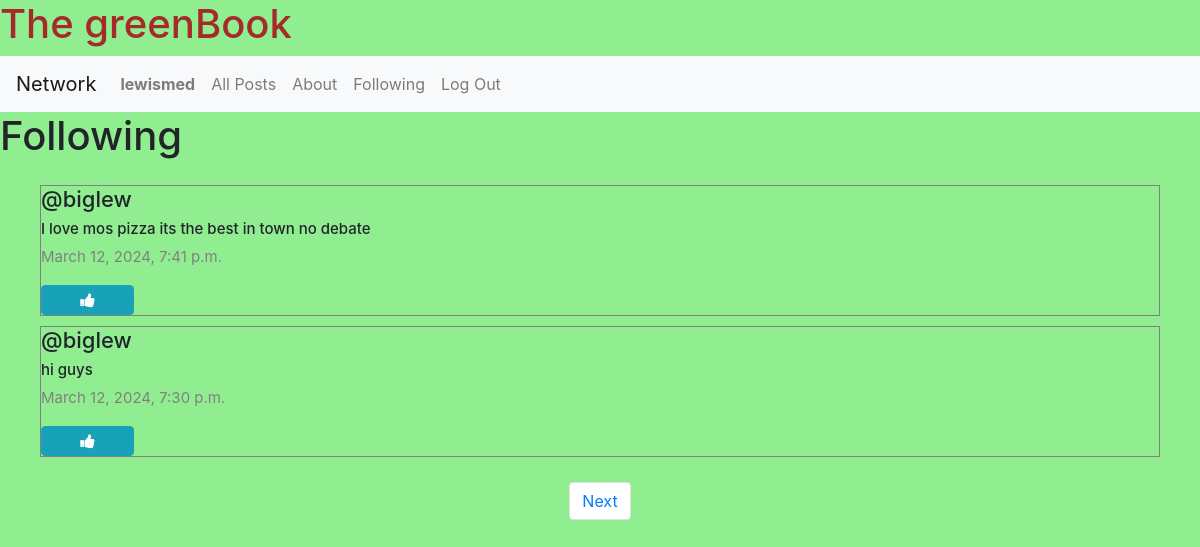
The page /following (signed in) on the database its author committed.
### network/models.py (models this page shows, shortened)
class User(AbstractUser):
    pass

class Post(models.Model):
    content=models.CharField(max_length=140)
    user=models.ForeignKey(User,on_delete=models.CASCADE,related_name="author")
    imageUrl=models.CharField(max_length=1000,null=True)
    date=models.DateTimeField(auto_now_add=True)
    comment=models.CharField(max_length=140, default="feedback")

### network/views.py (the view)
# urls.py: path('following',views.following,name='following'),
def following(request):
    currentUser=User.objects.get(pk=request.user.id)
    following_people=Follow.objects.filter(user=currentUser)
    allPosts=Post.objects.all().order_by("id").reverse()
    followingPosts=[]
    for posts in allPosts:
        for person in following_people:
            if person.user_follower==posts.user:
                followingPosts.append(posts)
    paginator=Paginator(followingPosts,2)
    page_number= request.GET.get('page')
    posts_of_the_page=paginator.get_page(page_number)
    return render(request, "network/following.html",{
        "posts_of_the_page":posts_of_the_page
    })

### network/templates/network/following.html (shortened to what this page needs)
{% extends "network/layout.html" %}
{% block body %}
<h1>Following</h1>
<div class="all-posts" >
    {% for post in posts_of_the_page %}
  <div class="post" style="margin: 5px 20px; border:0.1px solid gray; display: flex;
    justify-content: center;
    flex-direction:column;
    box-sizing: border-box;">
        <h5 class="username">@{{ post.user }}</h5>
       <h6 class="content" id="content_{{post.id}}" >{{ post.content }}</h6>
        <p class="date"> {{ post.date }}</p>
        {% if user.is_authenticated %}
        {% if user == post.user %}
        <div class="d-flex justify-content-around">
            <button class="btn btn-primary" data-toggle="modal" data-target="#modal_edit_post_{{ post.id }}" > Edit </button>
        </div>
        <div class="modal" id="modal_edit_post_{{ post.id }}" tabindex="-1" role="dialog" aria-labelledby="modal_edit_post_{{ post.id }}_label" aria-hidden="true">
            <div class="modal-dialog" role="document">
              <div class="modal-content">
                <div class="modal-header">
                  <h5 class="modal-title">Edit Post</h5>
                  <button type="button" class="close" data-dismiss="modal" aria-label="Close">
                    <span aria-hidden="true">&times;</span>
                  </button>
                </div>
                <div class="modal-body">
                  <textarea rows="5" id="textarea_{{ post.id }}" class="form-control" name="content">{{ post.content }}</textarea>
                </div>
                <div class="modal-footer">
                  <button type="button" class="btn btn-primary" onclick= "submitHandler({{ post.id }})">Save changes</button>
                  <button type="button" class="btn btn-secondary" data-dismiss="modal">Close</button>
                </div>
              </div>
            </div>
          </div>
          {% else %}
            {% if post.id in whoYouLiked %}
          <button class="btn btn-info fa fa-thumbs-down col-1" onclick="likeHandler({{ post.id }},{{ whoYouLiked }})" post id="{{ post.id }}"></button>
            {% else %}
            <button class="btn btn-info fa fa-thumbs-up col-1"  onclick="likeHandler({{ post.id }},{{ whoYouLiked }})" post id="{{ post.id }}"></button>
            {% endif %}
        {% endif %}
        {% endif %}
    </div>
    {% endfor %}
</div>
<nav aria-label="Page navigation example">
    <ul class="pagination d-flex justify-content-center">
      {% if posts_of_the_page.has_next %}
      <li class="page-item"><a class="page-link" href="?page={{ posts_of_the_page.next_page_number }}">Next</a></li>
        {% endif %}
    </ul>
  </nav>
{% endblock %}

### network/templates/network/layout.html (shortened to what this page needs)
{% load static %}
<!DOCTYPE html>
<html lang="en">
    <head>
        <link rel="stylesheet" href="https://stackpath.bootstrapcdn.com/bootstrap/4.4.1/css/bootstrap.min.css">
        <link href="{% static 'network/styles.css' %}" rel="stylesheet">
        <link rel="stylesheet" href="https://cdnjs.cloudflare.com/ajax/libs/font-awesome/4.7.0/css/font-awesome.min.css">
    </head>
    <body style="background-color: lightgreen;">
<h1 style="color:brown"> The greenBook</h1>
        <nav class="navbar navbar-expand-lg navbar-light bg-light">
            <a class="navbar-brand" href="#">Network</a>
            <div >
              <ul class="navbar-nav mr-auto">
                {% if user.is_authenticated %}
                    <li class="nav-item">
                        <a class="nav-link" href="{% url 'profile' user_id=user.id %}"><strong>{{ user.username }}</strong></a>
                    </li>
                {% endif %}
                <li class="nav-item">
                  <a class="nav-link" href="{% url 'index' %}">All Posts</a>
                </li>
                <li class="nav-item">
                    <a class="nav-link" href="{% url 'about' %}">About</a>
                  </li>
                {% if user.is_authenticated %}
                    <li class="nav-item">
                        <a class="nav-link" href="{% url  'following' %}">Following</a>
                    </li>
                    <li class="nav-item">
                        <a class="nav-link" href="{% url 'logout' %}">Log Out</a>
                    </li>
                {% endif %}
              </ul>
            </div>
          </nav>
        <div class="body">
            {% block body %}
            {% endblock %}
        </div>
    </body>
</html>

### network/static/network/styles.css (style rules this page uses)
.all-posts { display: flex; justify-content: flex-start; flex-direction: column; margin: 20px; }
.content { font-size: 15px; }
.username { font-size: 22px; }
.date { color:gray; font-size: 15px; }

### network/templates/network/layout.html (style rules this page uses)
body { background-color: lightgreen; }

### rows shown on the page
User: username "lewismed"
Post: user "biglew", content "I love mos pizza its the best in town no debate", date "March 12, 2024, 7:41 p.m."
Post: user "biglew", content "hi guys", date "March 12, 2024, 7:30 p.m."
